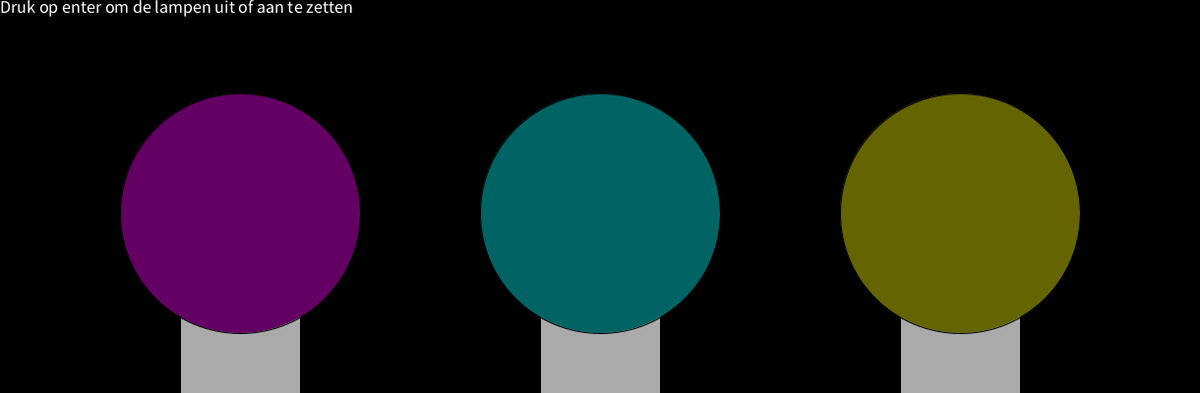
Frame 1 (no input)
Frame 60 (the mouse pressed at the canvas centre just before this capture): identical to frame 1, image omitted
Frame 120 (the mouse held since frame 60 and released just before this capture): identical to frame 1, image omitted

The Processing sketch that drew this single still picture (run headless with seeded random() and noise(); from frame 60 on, the mouse is pressed at the canvas centre):

// Processing sketch: Extra_opgave_4
// ── Extra_opgave_4.pde
Lamp lamp1;
Lamp lamp2;
Lamp lamp3;
boolean aan = false;

void setup() { 
  float deler;
  size(1220, 400);
  background(0);
  
  deler = 5.0;
  lamp1 = new Lamp(width/deler, height, #FF00FF);
  deler = 2;
  lamp2 = new Lamp(width/deler, height, #00FFFF);
  deler = 1.25;
  lamp3 = new Lamp(width/deler, height, #FFFF00);
  
}

void draw() {
  background(0);
  fill(255);
  textSize(18);
  text("Druk op enter om de lampen uit of aan te zetten", 0, 0 + textAscent());
  lamp1.display();
  lamp2.display();
  lamp3.display();
}

void keyPressed() {
  if(key == ENTER) {
    if(aan) {
      lamp1.uit();
      lamp2.uit();
      lamp3.uit();
    }
    else {
      lamp1.aan();
      lamp2.aan();
      lamp3.aan();
    }
    aan = !aan;
  }
}

// ── Lampen.pde
class Lamp {
  final int aan = 255;
  final int uit = 100;
  int grootte;
  float xPos, yPos;
  color kleur;
  int helderheid;
 
  Lamp(float x, float y, color c) {
    grootte = width/10;
    yPos = y - grootte;
    xPos = x - grootte/2; 
    kleur = c;
    helderheid = uit;
  }
  
  void display() {
    fill(170, 170, 170);
    rect(xPos, yPos, grootte, grootte);
    colorMode(HSB);
    fill(hue(kleur), 255, helderheid);
    ellipse(xPos+grootte/2, yPos-grootte/2, grootte*2, grootte*2);
    colorMode(RGB);
  }
  
  void aan() { 
    helderheid = aan;
  }
  
  void uit() {
    helderheid = uit;
  }
}
